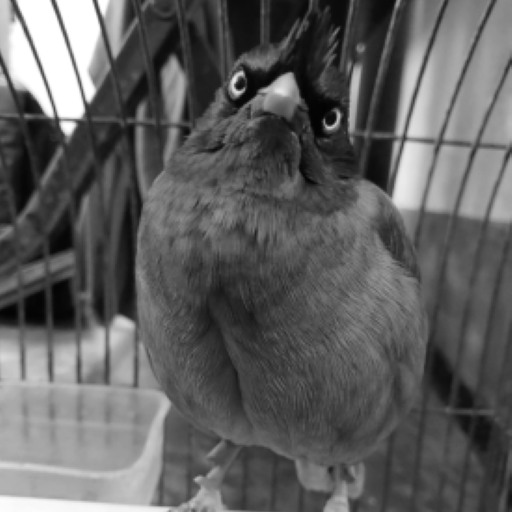
#> input picture CSE4182- Digital Image Processing Lab/resources/gray_robin-512.png, 512 x 512 px
$ jupyter execute 2c-LastThreeBit.ipynb
#> lines starting #> are read from the running program, lines starting #| are printed output that depends on the picture
[cell 1]
import cv2
import numpy as np
import matplotlib.pyplot as plt

[cell 2]
img = cv2.imread("../resources/gray_robin-512.png")
#> img is the input picture: shape (512, 512, 3); min 3, max 255, mean 95.3

img.shape
#> Out = (512, 512, 3)

[cell 3]
img = cv2.cvtColor(img,cv2.COLOR_BGR2RGB)
img = cv2.cvtColor(img,cv2.COLOR_RGB2GRAY)
#> img: shape (512, 512)

img.shape
#> Out = (512, 512)

[cell 4]
img

[cell 5]
msb3 = (img >>5) <<5
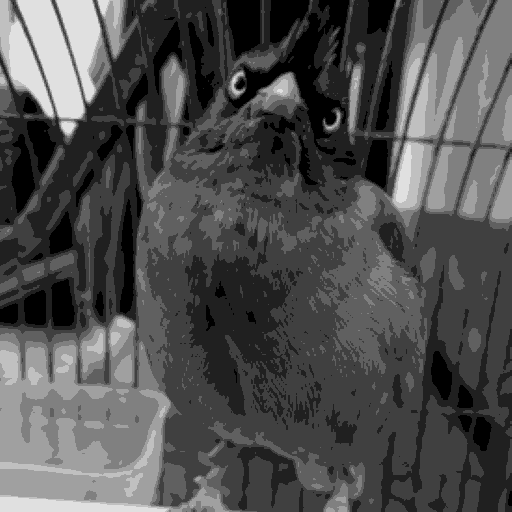
#> msb3: shape (512, 512); min 0, max 224, mean 79.3

the above is just 1 line of bit shifting.

we can also do masking og 1st 3 bit of each pixel and do the same thing

[cell 6]
mask=0b11100000

msbMask = np.bitwise_and(img, mask)

[cell 7]
plt.subplot(1,2,1)
plt.imshow(img,cmap="gray")
plt.subplot(1,2,2)
plt.imshow(msb3,cmap="gray")
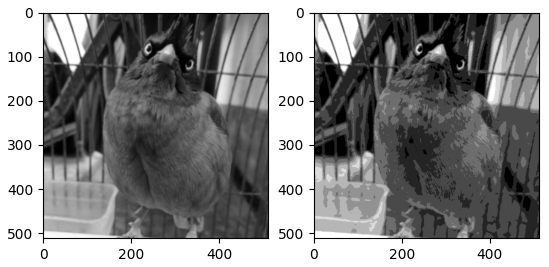
#> figure drawn by matplotlib, 2 panels

[cell 8]
plt.imshow(msbMask,cmap="gray")

[cell 9]
plt.imshow(cv2.absdiff(img,msb3),cmap="gray")
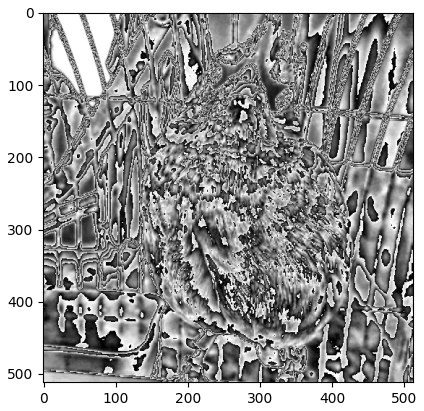
#> figure drawn by matplotlib, 1 panel
